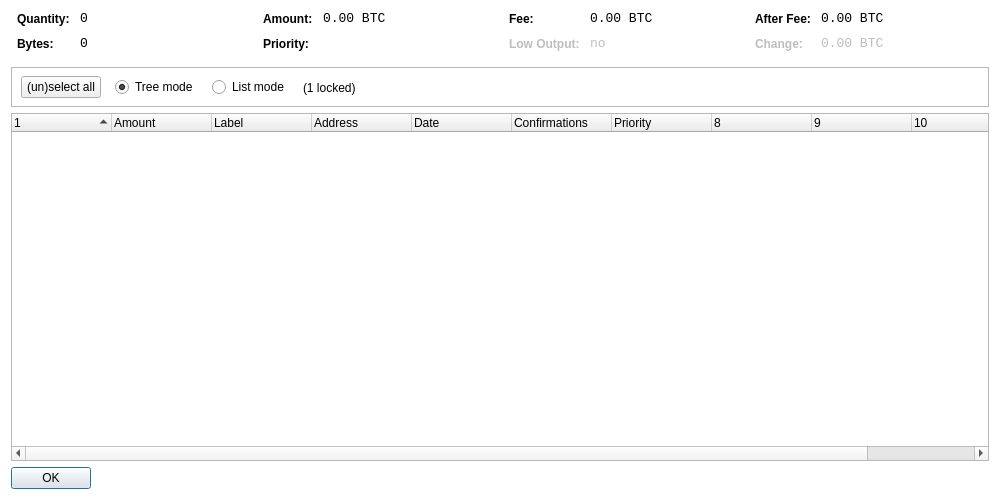
<?xml version="1.0" encoding="UTF-8"?>
<ui version="4.0">
 <class>CoinControlDialog</class>
 <widget class="QDialog" name="CoinControlDialog">
  <property name="geometry">
   <rect>
    <x>0</x>
    <y>0</y>
    <width>1000</width>
    <height>500</height>
   </rect>
  </property>
  <property name="windowTitle">
   <string>Coin Control</string>
  </property>
  <property name="styleSheet">
   <string notr="true">QDialog { background: transparent; }</string>
  </property>
  <layout class="QVBoxLayout" name="verticalLayout">
   <item>
    <layout class="QHBoxLayout" name="horizontalLayoutTop" stretch="0,0,0,0">
     <property name="topMargin">
      <number>0</number>
     </property>
     <property name="bottomMargin">
      <number>10</number>
     </property>
     <item>
      <layout class="QFormLayout" name="formLayoutCoinControl1">
       <property name="horizontalSpacing">
        <number>10</number>
       </property>
       <property name="verticalSpacing">
        <number>10</number>
       </property>
       <property name="leftMargin">
        <number>6</number>
       </property>
       <property name="rightMargin">
        <number>6</number>
       </property>
       <item row="0" column="0">
        <widget class="QLabel" name="labelCoinControlQuantityText">
         <property name="styleSheet">
          <string notr="true">font-weight:bold;</string>
         </property>
         <property name="text">
          <string>Quantity:</string>
         </property>
        </widget>
       </item>
       <item row="0" column="1">
        <widget class="QLabel" name="labelCoinControlQuantity">
         <property name="font">
          <font>
           <family>Monospace</family>
           <pointsize>10</pointsize>
          </font>
         </property>
         <property name="cursor">
          <cursorShape>IBeamCursor</cursorShape>
         </property>
         <property name="contextMenuPolicy">
          <enum>Qt::ActionsContextMenu</enum>
         </property>
         <property name="text">
          <string notr="true">0</string>
         </property>
         <property name="textInteractionFlags">
          <set>Qt::LinksAccessibleByMouse|Qt::TextSelectableByKeyboard|Qt::TextSelectableByMouse</set>
         </property>
        </widget>
       </item>
       <item row="1" column="0">
        <widget class="QLabel" name="labelCoinControlBytesText">
         <property name="styleSheet">
          <string notr="true">font-weight:bold;</string>
         </property>
         <property name="text">
          <string>Bytes:</string>
         </property>
        </widget>
       </item>
       <item row="1" column="1">
        <widget class="QLabel" name="labelCoinControlBytes">
         <property name="font">
          <font>
           <family>Monospace</family>
           <pointsize>10</pointsize>
          </font>
         </property>
         <property name="cursor">
          <cursorShape>IBeamCursor</cursorShape>
         </property>
         <property name="contextMenuPolicy">
          <enum>Qt::ActionsContextMenu</enum>
         </property>
         <property name="text">
          <string notr="true">0</string>
         </property>
         <property name="textInteractionFlags">
          <set>Qt::LinksAccessibleByMouse|Qt::TextSelectableByKeyboard|Qt::TextSelectableByMouse</set>
         </property>
        </widget>
       </item>
      </layout>
     </item>
     <item>
      <layout class="QFormLayout" name="formLayoutCoinControl2">
       <property name="horizontalSpacing">
        <number>10</number>
       </property>
       <property name="verticalSpacing">
        <number>10</number>
       </property>
       <property name="leftMargin">
        <number>6</number>
       </property>
       <property name="rightMargin">
        <number>6</number>
       </property>
       <item row="0" column="0">
        <widget class="QLabel" name="labelCoinControlAmountText">
         <property name="styleSheet">
          <string notr="true">font-weight:bold;</string>
         </property>
         <property name="text">
          <string>Amount:</string>
         </property>
        </widget>
       </item>
       <item row="0" column="1">
        <widget class="QLabel" name="labelCoinControlAmount">
         <property name="font">
          <font>
           <family>Monospace</family>
           <pointsize>10</pointsize>
          </font>
         </property>
         <property name="cursor">
          <cursorShape>IBeamCursor</cursorShape>
         </property>
         <property name="contextMenuPolicy">
          <enum>Qt::ActionsContextMenu</enum>
         </property>
         <property name="text">
          <string notr="true">0.00 BTC</string>
         </property>
         <property name="textInteractionFlags">
          <set>Qt::LinksAccessibleByMouse|Qt::TextSelectableByKeyboard|Qt::TextSelectableByMouse</set>
         </property>
        </widget>
       </item>
       <item row="1" column="0">
        <widget class="QLabel" name="labelCoinControlPriorityText">
         <property name="styleSheet">
          <string notr="true">font-weight:bold;</string>
         </property>
         <property name="text">
          <string>Priority:</string>
         </property>
        </widget>
       </item>
       <item row="1" column="1">
        <widget class="QLabel" name="labelCoinControlPriority">
         <property name="font">
          <font>
           <family>Monospace</family>
           <pointsize>10</pointsize>
          </font>
         </property>
         <property name="cursor">
          <cursorShape>IBeamCursor</cursorShape>
         </property>
         <property name="contextMenuPolicy">
          <enum>Qt::ActionsContextMenu</enum>
         </property>
         <property name="text">
          <string/>
         </property>
         <property name="textInteractionFlags">
          <set>Qt::LinksAccessibleByMouse|Qt::TextSelectableByKeyboard|Qt::TextSelectableByMouse</set>
         </property>
        </widget>
       </item>
      </layout>
     </item>
     <item>
      <layout class="QFormLayout" name="formLayoutCoinControl3">
       <property name="horizontalSpacing">
        <number>10</number>
       </property>
       <property name="verticalSpacing">
        <number>10</number>
       </property>
       <property name="leftMargin">
        <number>6</number>
       </property>
       <property name="rightMargin">
        <number>6</number>
       </property>
       <item row="0" column="0">
        <widget class="QLabel" name="labelCoinControlFeeText">
         <property name="styleSheet">
          <string notr="true">font-weight:bold;</string>
         </property>
         <property name="text">
          <string>Fee:</string>
         </property>
        </widget>
       </item>
       <item row="0" column="1">
        <widget class="QLabel" name="labelCoinControlFee">
         <property name="font">
          <font>
           <family>Monospace</family>
           <pointsize>10</pointsize>
          </font>
         </property>
         <property name="cursor">
          <cursorShape>IBeamCursor</cursorShape>
         </property>
         <property name="contextMenuPolicy">
          <enum>Qt::ActionsContextMenu</enum>
         </property>
         <property name="text">
          <string notr="true">0.00 BTC</string>
         </property>
         <property name="textInteractionFlags">
          <set>Qt::LinksAccessibleByMouse|Qt::TextSelectableByKeyboard|Qt::TextSelectableByMouse</set>
         </property>
        </widget>
       </item>
       <item row="1" column="0">
        <widget class="QLabel" name="labelCoinControlLowOutputText">
         <property name="enabled">
          <bool>false</bool>
         </property>
         <property name="styleSheet">
          <string notr="true">font-weight:bold;</string>
         </property>
         <property name="text">
          <string>Low Output:</string>
         </property>
        </widget>
       </item>
       <item row="1" column="1">
        <widget class="QLabel" name="labelCoinControlLowOutput">
         <property name="enabled">
          <bool>false</bool>
         </property>
         <property name="font">
          <font>
           <family>Monospace</family>
           <pointsize>10</pointsize>
          </font>
         </property>
         <property name="cursor">
          <cursorShape>IBeamCursor</cursorShape>
         </property>
         <property name="contextMenuPolicy">
          <enum>Qt::ActionsContextMenu</enum>
         </property>
         <property name="text">
          <string>no</string>
         </property>
         <property name="textInteractionFlags">
          <set>Qt::LinksAccessibleByMouse|Qt::TextSelectableByKeyboard|Qt::TextSelectableByMouse</set>
         </property>
        </widget>
       </item>
      </layout>
     </item>
     <item>
      <layout class="QFormLayout" name="formLayoutCoinControl4">
       <property name="horizontalSpacing">
        <number>10</number>
       </property>
       <property name="verticalSpacing">
        <number>10</number>
       </property>
       <property name="leftMargin">
        <number>6</number>
       </property>
       <property name="rightMargin">
        <number>6</number>
       </property>
       <item row="0" column="0">
        <widget class="QLabel" name="labelCoinControlAfterFeeText">
         <property name="styleSheet">
          <string notr="true">font-weight:bold;</string>
         </property>
         <property name="text">
          <string>After Fee:</string>
         </property>
        </widget>
       </item>
       <item row="0" column="1">
        <widget class="QLabel" name="labelCoinControlAfterFee">
         <property name="font">
          <font>
           <family>Monospace</family>
           <pointsize>10</pointsize>
          </font>
         </property>
         <property name="cursor">
          <cursorShape>IBeamCursor</cursorShape>
         </property>
         <property name="contextMenuPolicy">
          <enum>Qt::ActionsContextMenu</enum>
         </property>
         <property name="text">
          <string notr="true">0.00 BTC</string>
         </property>
         <property name="textInteractionFlags">
          <set>Qt::LinksAccessibleByMouse|Qt::TextSelectableByKeyboard|Qt::TextSelectableByMouse</set>
         </property>
        </widget>
       </item>
       <item row="1" column="0">
        <widget class="QLabel" name="labelCoinControlChangeText">
         <property name="enabled">
          <bool>false</bool>
         </property>
         <property name="styleSheet">
          <string notr="true">font-weight:bold;</string>
         </property>
         <property name="text">
          <string>Change:</string>
         </property>
        </widget>
       </item>
       <item row="1" column="1">
        <widget class="QLabel" name="labelCoinControlChange">
         <property name="enabled">
          <bool>false</bool>
         </property>
         <property name="font">
          <font>
           <family>Monospace</family>
           <pointsize>10</pointsize>
          </font>
         </property>
         <property name="cursor">
          <cursorShape>IBeamCursor</cursorShape>
         </property>
         <property name="contextMenuPolicy">
          <enum>Qt::ActionsContextMenu</enum>
         </property>
         <property name="text">
          <string notr="true">0.00 BTC</string>
         </property>
         <property name="textInteractionFlags">
          <set>Qt::LinksAccessibleByMouse|Qt::TextSelectableByKeyboard|Qt::TextSelectableByMouse</set>
         </property>
        </widget>
       </item>
      </layout>
     </item>
    </layout>
   </item>
   <item>
    <widget class="QFrame" name="frame">
     <property name="minimumSize">
      <size>
       <width>0</width>
       <height>40</height>
      </size>
     </property>
     <property name="frameShape">
      <enum>QFrame::StyledPanel</enum>
     </property>
     <property name="frameShadow">
      <enum>QFrame::Sunken</enum>
     </property>
     <widget class="QWidget" name="horizontalLayoutWidget">
      <property name="geometry">
       <rect>
        <x>10</x>
        <y>0</y>
        <width>781</width>
        <height>41</height>
       </rect>
      </property>
      <layout class="QHBoxLayout" name="horizontalLayoutPanel" stretch="0,0,0,0,0">
       <property name="spacing">
        <number>14</number>
       </property>
       <item>
        <widget class="QPushButton" name="pushButtonSelectAll">
         <property name="sizePolicy">
          <sizepolicy hsizetype="Maximum" vsizetype="Fixed">
           <horstretch>0</horstretch>
           <verstretch>0</verstretch>
          </sizepolicy>
         </property>
         <property name="text">
          <string>(un)select all</string>
         </property>
        </widget>
       </item>
       <item>
        <widget class="QRadioButton" name="radioTreeMode">
         <property name="sizePolicy">
          <sizepolicy hsizetype="Maximum" vsizetype="Fixed">
           <horstretch>0</horstretch>
           <verstretch>0</verstretch>
          </sizepolicy>
         </property>
         <property name="text">
          <string>Tree mode</string>
         </property>
         <property name="checked">
          <bool>true</bool>
         </property>
        </widget>
       </item>
       <item>
        <widget class="QRadioButton" name="radioListMode">
         <property name="sizePolicy">
          <sizepolicy hsizetype="Maximum" vsizetype="Fixed">
           <horstretch>0</horstretch>
           <verstretch>0</verstretch>
          </sizepolicy>
         </property>
         <property name="text">
          <string>List mode</string>
         </property>
        </widget>
       </item>
       <item>
        <widget class="QLabel" name="labelLocked">
         <property name="text">
          <string>(1 locked)</string>
         </property>
        </widget>
       </item>
       <item>
        <spacer name="horizontalSpacer">
         <property name="orientation">
          <enum>Qt::Horizontal</enum>
         </property>
         <property name="sizeHint" stdset="0">
          <size>
           <width>40</width>
           <height>20</height>
          </size>
         </property>
        </spacer>
       </item>
      </layout>
     </widget>
    </widget>
   </item>
   <item>
    <widget class="CoinControlTreeWidget" name="treeWidget">
     <property name="contextMenuPolicy">
      <enum>Qt::CustomContextMenu</enum>
     </property>
     <property name="sortingEnabled">
      <bool>false</bool>
     </property>
     <property name="columnCount">
      <number>11</number>
     </property>
     <attribute name="headerShowSortIndicator" stdset="0">
      <bool>true</bool>
     </attribute>
     <attribute name="headerStretchLastSection">
      <bool>false</bool>
     </attribute>
     <column>
      <property name="text">
       <string/>
      </property>
     </column>
     <column>
      <property name="text">
       <string>Amount</string>
      </property>
     </column>
     <column>
      <property name="text">
       <string notr="true">Label</string>
      </property>
     </column>
     <column>
      <property name="text">
       <string>Address</string>
      </property>
     </column>
     <column>
      <property name="text">
       <string>Date</string>
      </property>
     </column>
     <column>
      <property name="text">
       <string>Confirmations</string>
      </property>
      <property name="toolTip">
       <string>Confirmed</string>
      </property>
     </column>
     <column>
      <property name="text">
       <string>Priority</string>
      </property>
     </column>
     <column>
      <property name="text">
       <string/>
      </property>
     </column>
     <column>
      <property name="text">
       <string/>
      </property>
     </column>
     <column>
      <property name="text">
       <string/>
      </property>
     </column>
     <column>
      <property name="text">
       <string/>
      </property>
     </column>
    </widget>
   </item>
   <item>
    <widget class="QDialogButtonBox" name="buttonBox">
     <property name="sizePolicy">
      <sizepolicy hsizetype="Maximum" vsizetype="Fixed">
       <horstretch>0</horstretch>
       <verstretch>0</verstretch>
      </sizepolicy>
     </property>
     <property name="orientation">
      <enum>Qt::Horizontal</enum>
     </property>
     <property name="standardButtons">
      <set>QDialogButtonBox::Ok</set>
     </property>
    </widget>
   </item>
  </layout>
 </widget>
 <customwidgets>
  <customwidget>
   <class>CoinControlTreeWidget</class>
   <extends>QTreeWidget</extends>
   <header>coincontroltreewidget.h</header>
  </customwidget>
 </customwidgets>
 <resources/>
 <connections/>
</ui>
